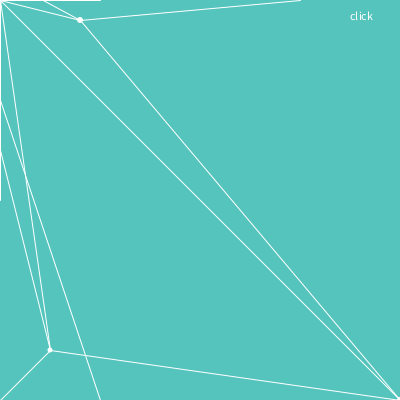
Frame 1 (no input)
Frame 60 (the mouse pressed at the canvas centre just before this capture): identical to frame 1, image omitted
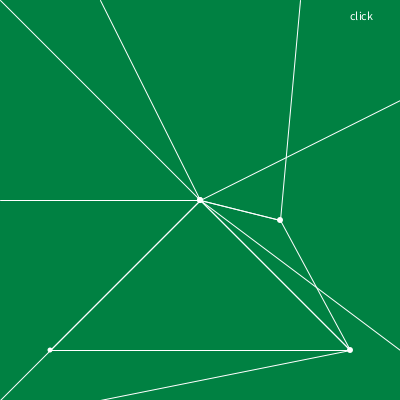
Frame 120 (the mouse held since frame 60 and released just before this capture)

The Processing sketch that drew these frames (run headless with seeded random() and noise(); from frame 60 on, the mouse is pressed at the canvas centre):

// Processing sketch: processing_108533
// ── processing_108533.pde

//Eleni Katrini
//ekatrini@andrew.cmu.edu
//copyright © Eleni Katrini, September 2013
//HW03_constallations

color col= color(85, 196, 189);

void setup()
{
 size(400, 400);
 background(col);
}

void draw()
{
 float  ht=height;
 float  wd=width;
 
  background(col);
  
  fill(255, 255, 255);
  textSize(12);
  text("click", 350, 20); 
  
  noStroke();
  fill(255, 255, 255);
  ellipse(mouseX, mouseY, 6, 6);
  ellipse(mouseX + pmouseX - 50, mouseY + pmouseY - 50, 6, 6);
  ellipse(pmouseX + 80, pmouseY + 20, 6, 6);
  ellipse(wd - mouseX, ht - mouseY, 6, 6);
  ellipse(50, 350, 5, 5);
  
  noFill();
  stroke(255, 255, 255);
  strokeWeight(1);
  line( 0, 0, mouseX, mouseY);
  line( 100, 0, mouseX, mouseY);
  line( 0, 200, mouseX, mouseY);
  line( 100, 400, mouseX + pmouseX - 50, mouseY + pmouseY - 50);
  line( 300, 0, pmouseX + 80, pmouseY + 20);
  line(mouseX, mouseY, mouseX + pmouseX - 50, mouseY + pmouseY - 50);
  line(mouseX + pmouseX - 50, mouseY + pmouseY - 50, pmouseX + 80, pmouseY+20);
  line(pmouseX + 80, pmouseY+20, mouseX, mouseY);
  line(mouseX + pmouseX - 50, mouseY + pmouseY - 50, wd - mouseX, ht - mouseY);
  line(wd - mouseX, ht - mouseY, 400, 350);
  line(wd - mouseX, ht - mouseY, 400, 100);
  line(wd - mouseX, ht - mouseY, pmouseX + 80, pmouseY+20);
  line(50, 350, mouseX, mouseY);
  line(mouseX + pmouseX - 50, mouseY + pmouseY - 50, 50, 350);
  line(wd - mouseX, ht - mouseY, 50, 350);
  line(50, 350, 0, 400);
}

void mousePressed()
{
  col= color(0, random(200), random(255)); 
}
